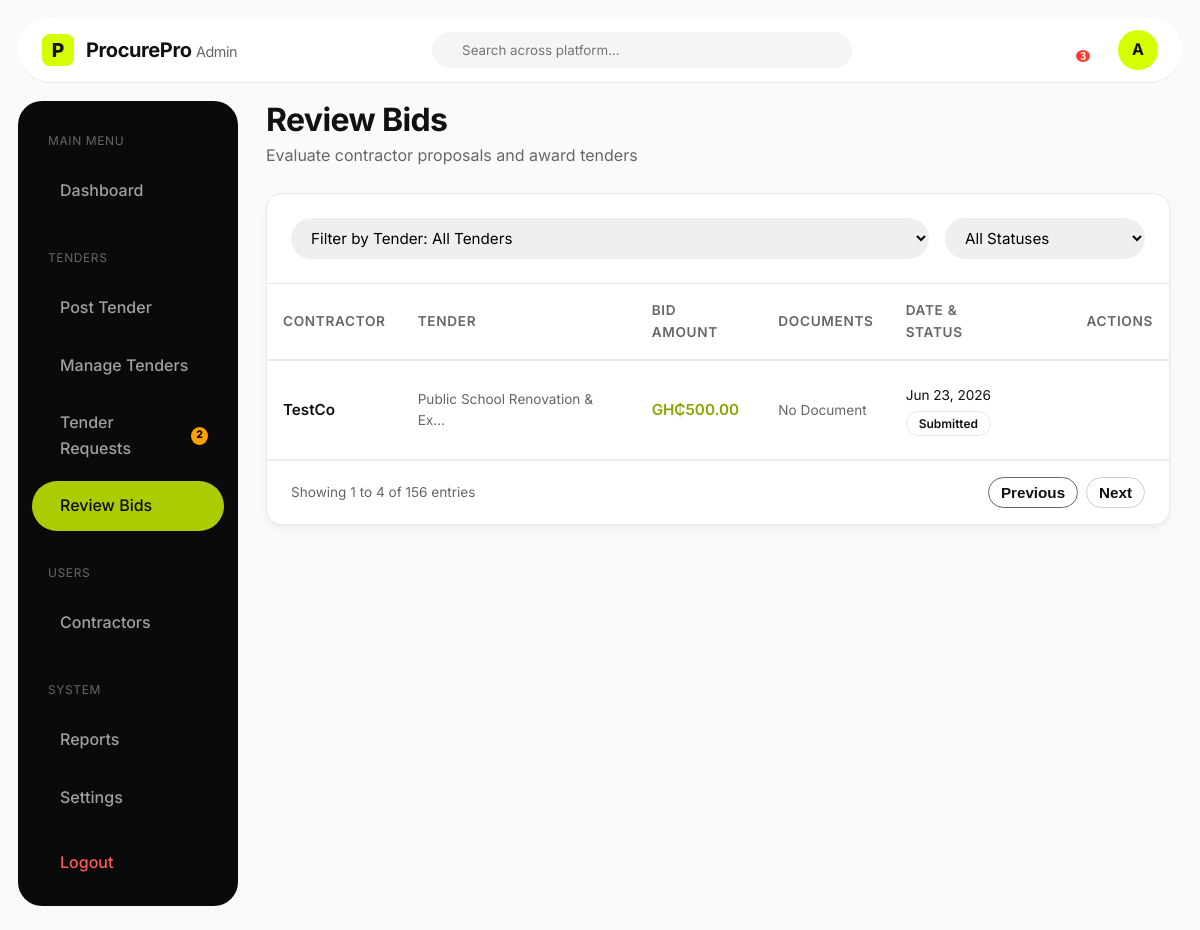
/admin-review-bids/ (signed in), run on the app's committed database.
### procurement/models.py (models this page shows, shortened)
class Bid(models.Model):
    class Status(models.TextChoices):
        SUBMITTED = 'SUBMITTED', _('Submitted')
        UNDER_REVIEW = 'UNDER_REVIEW', _('Under Review')
        ACCEPTED = 'ACCEPTED', _('Accepted')
        REJECTED = 'REJECTED', _('Rejected')
    tender = models.ForeignKey(Tender, on_delete=models.CASCADE, related_name='bids')
    contractor = models.ForeignKey(ContractorProfile, on_delete=models.CASCADE, related_name='bids')
    amount = models.DecimalField(max_digits=15, decimal_places=2)
    duration = models.CharField(max_length=100) # e.g., '6 Months'
    proposal_text = models.TextField()
    status = models.CharField(max_length=20, choices=Status.choices, default=Status.SUBMITTED)
    submitted_at = models.DateTimeField(auto_now_add=True)

class ContractorProfile(models.Model):
    class Status(models.TextChoices):
        PENDING = 'PENDING', _('Pending')
        APPROVED = 'APPROVED', _('Approved')
        SUSPENDED = 'SUSPENDED', _('Suspended')
    user = models.OneToOneField(User, on_delete=models.CASCADE, related_name='contractor_profile')
    company_name = models.CharField(max_length=255)
    license_number = models.CharField(max_length=100, unique=True, null=True, blank=True)
    phone = models.CharField(max_length=20, null=True, blank=True)
    address = models.TextField(null=True, blank=True)
    specialization = models.CharField(max_length=100, null=True, blank=True)
    experience_years = models.PositiveIntegerField(null=True, blank=True)
    status = models.CharField(max_length=20, choices=Status.choices, default=Status.PENDING)

class Tender(models.Model):
    class Status(models.TextChoices):
        OPEN = 'OPEN', _('Open')
        CLOSED = 'CLOSED', _('Closed')
        DRAFT = 'DRAFT', _('Draft')
    class Category(models.TextChoices):
        CONSTRUCTION = 'CONSTRUCTION', _('Construction')
        INFRASTRUCTURE = 'INFRASTRUCTURE', _('Infrastructure')
        ELECTRICAL = 'ELECTRICAL', _('Electrical/Energy')
        PLUMBING = 'PLUMBING', _('Plumbing')
        OTHER = 'OTHER', _('Other')
    admin = models.ForeignKey(AdminProfile, on_delete=models.SET_NULL, null=True, related_name='tenders_posted')
    title = models.CharField(max_length=255)
    description = models.TextField()
    location = models.CharField(max_length=255)
    budget_min = models.DecimalField(max_length=15, decimal_places=2, max_digits=15, null=True, blank=True)
    budget_max = models.DecimalField(max_length=15, decimal_places=2, max_digits=15, null=True, blank=True)
    category = models.CharField(max_length=50, choices=Category.choices)
    deadline = models.DateTimeField()
    status = models.CharField(max_length=20, choices=Status.choices, default=Status.DRAFT)
    created_at = models.DateTimeField(auto_now_add=True)
    updated_at = models.DateTimeField(auto_now=True)

### procurement/views.py (the view)
# urls.py: path('admin-review-bids/', views.admin_review_bids_view, name='admin_review_bids'),
@login_required
def admin_review_bids_view(request):
    from django.core.paginator import Paginator
    if not request.user.is_admin():
        return redirect('dashboard')
    bids_list = Bid.objects.filter(status__in=[Bid.Status.SUBMITTED, Bid.Status.UNDER_REVIEW]).order_by('submitted_at')
    paginator = Paginator(bids_list, 25)  # Show 25 bids per page
    page_number = request.GET.get('page', 1)
    page = paginator.get_page(page_number)
    return render(request, 'procurement/admin_review_bids.html', {'pending_bids': page, 'page_obj': page})

### procurement/models.py (called while the page is built)
    def is_admin(self):
        return self.role == self.Role.ADMIN and (self.is_staff or self.is_superuser)

### templates/procurement/admin_review_bids.html (shortened to what this page needs)
{% load static %}
<!DOCTYPE html>
<html lang="en">
<head>
    <link rel="stylesheet" href="{% static 'css/styles.css' %}">
</head>
<body class="dashboard-body admin-mode">
    <nav class="dash-top-nav admin-top-nav">
        <a href="{% url "home" %}" class="logo dash-logo">
            <div class="logo-icon">P</div>
            <span class="logo-text admin-logo-text">ProcurePro <span style="font-weight: 400; color: var(--text-muted); font-size: 0.9rem;">Admin</span></span>
        </a>
        <div class="dash-search admin-search">
            <input type="text" placeholder="Search across platform...">
        </div>
        <div class="dash-user-actions">
            <div class="notification-wrapper">
    <button class="notification-bell" id="notificationBtn">
        <span class="notification-badge">3</span>
    </button>
</div>
            <a href="{% url 'settings' %}" class="user-avatar" style="text-decoration: none; display: flex; align-items: center; justify-content: center;" style="background-color: var(--dark-bg); color: white;">A</a>
        </div>
    </nav>
    <div class="dash-layout">
        <aside class="dash-sidebar admin-sidebar">
            <div class="dash-nav">
                <p style="color: var(--text-muted); font-size: 0.75rem; text-transform: uppercase; letter-spacing: 0.05em; margin: 12px 16px 8px;">Main Menu</p>
                <a href="{% url 'admin_dashboard' %}" class="dash-nav-item admin-nav-item">
                    <span>Dashboard</span>
                </a>
                <p style="color: var(--text-muted); font-size: 0.75rem; text-transform: uppercase; letter-spacing: 0.05em; margin: 24px 16px 8px;">Tenders</p>
                <a href="{% url 'admin_post_tender' %}" class="dash-nav-item admin-nav-item">
                    <span>Post Tender</span>
                </a>
                <a href="{% url 'admin_manage_tenders' %}" class="dash-nav-item admin-nav-item">
                    <span>Manage Tenders</span>
                </a>
                <a href="{% url 'admin_tender_requests' %}" class="dash-nav-item admin-nav-item">
                    <span>Tender Requests</span>
                    {% if pending_requests_count > 0 %}
                    <span style="background: #FFA000; color: #000; border-radius: 50%; width: 18px; height: 18px; font-size: 0.65rem; display: flex; align-items: center; justify-content: center; margin-left: auto; font-weight: 800;">{{ pending_requests_count }}</span>
                    {% endif %}
                </a>
                <a href="{% url 'admin_review_bids' %}" class="dash-nav-item admin-nav-item active">
                    <span>Review Bids</span>
                </a>
                <p style="color: var(--text-muted); font-size: 0.75rem; text-transform: uppercase; letter-spacing: 0.05em; margin: 24px 16px 8px;">Users</p>
                <a href="{% url 'admin_contractors' %}" class="dash-nav-item admin-nav-item">
                    <span>Contractors</span>
                </a>
                <p style="color: var(--text-muted); font-size: 0.75rem; text-transform: uppercase; letter-spacing: 0.05em; margin: 24px 16px 8px;">System</p>
                <a href="{% url 'admin_reports' %}" class="dash-nav-item admin-nav-item">
                    <span>Reports</span>
                </a>
                <a href="{% url 'settings' %}" class="dash-nav-item admin-nav-item">
                    <span>Settings</span>
                </a>
            </div>
            <div class="dash-nav mt-4">
                <a href="{% url 'logout' %}" class="dash-nav-item logout">
                    <span>Logout</span>
                </a>
            </div>
        </aside>
        <main class="dash-main">
            <div class="dash-header">
                <h1 style="color: var(--text-main);">Review Bids</h1>
                <p>Evaluate contractor proposals and award tenders</p>
            </div>
            <div class="content-card" style="padding: 0; overflow: hidden;">
                <div style="padding: 24px; border-bottom: 1px solid #EAEAEA; display: flex; gap: 16px; align-items: center; flex-wrap: wrap;">
                    <select class="form-input" style="flex: 1; min-width: 200px; padding: 10px 16px; border-radius: var(--radius-pill);">
                        <option value="all">Filter by Tender: All Tenders</option>
                    </select>
                    <select class="form-input" style="width: 200px; padding: 10px 16px; border-radius: var(--radius-pill);">
                        <option value="all">All Statuses</option>
                    </select>
                </div>
                <div style="overflow-x: auto;">
                    <table class="admin-table">
                        <thead>
                            <tr>
                                <th>Contractor</th>
                                <th>Tender</th>
                                <th>Bid Amount</th>
                                <th>Documents</th>
                                <th>Date & Status</th>
                                <th style="text-align: right;">Actions</th>
                            </tr>
                        </thead>
                        <tbody>
                            {% for bid in pending_bids %}
                            <tr {% if bid.status == 'ACCEPTED' %}style="background-color: rgba(0, 200, 83, 0.02);"{% elif bid.status == 'REJECTED' %}style="background-color: #FAFAFA;"{% endif %}>
                                <td style="font-weight: 600; color: var(--text-main);">{{ bid.contractor.company_name }}</td>
                                <td style="color: var(--text-muted); font-size: 0.85rem;">{{ bid.tender.title|truncatechars:30 }}</td>
                                <td style="font-weight: 600; color: {% if bid.status == 'REJECTED' %}var(--text-muted); text-decoration: line-through;{% else %}#88A600;{% endif %}">GH₵{{ bid.amount }}</td>
                                <td>
                                    {% if bid.proposal_document %}
                                    <a href="{{ bid.proposal_document.url }}" target="_blank" style="color: var(--text-muted); display: inline-flex; align-items: center; gap: 4px; font-size: 0.85rem; text-decoration: none;"><i class="ph ph-file-pdf"></i> View Doc</a>
                                    {% else %}
                                    <span style="color: var(--text-muted); font-size: 0.85rem;">No Document</span>
                                    {% endif %}
                                </td>
                                <td>
                                    <div style="font-size: 0.85rem; margin-bottom: 4px;">{{ bid.submitted_at|date:"M d, Y" }}</div>
                                    {% if bid.status == 'SUBMITTED' %}
                                        <span class="badge-outline" style="border: 1px solid #EAEAEA; background-color: white; color: var(--text-main);">Submitted</span>
                                    {% elif bid.status == 'UNDER_REVIEW' %}
                                        <span class="badge-outline badge-outline-yellow">Under Review</span>
                                    {% elif bid.status == 'ACCEPTED' %}
                                        <span class="badge-outline badge-outline-green">Accepted</span>
                                    {% else %}
                                        <span class="badge-outline" style="border: 1px solid #FFCDD2; color: #D32F2F;">Rejected</span>
                                    {% endif %}
                                </td>
                                <td style="text-align: right;">
                                    <a href="#" class="action-icon warning" title="Mark Under Review"></a>
                                    <a href="#" class="action-icon success" title="Accept Bid"></a>
                                    <a href="#" class="action-icon danger" title="Reject Bid"></a>
                                </td>
                            </tr>
                            {% empty %}
                            <tr>
                                <td colspan="6" style="text-align: center; padding: 30px; color: var(--text-muted);">No pending bids found.</td>
                            </tr>
                            {% endfor %}
                        </tbody>
                    </table>
                </div>
                <div style="padding: 16px 24px; border-top: 1px solid #EAEAEA; display: flex; justify-content: space-between; align-items: center; color: var(--text-muted); font-size: 0.85rem;">
                    <div>Showing 1 to 4 of 156 entries</div>
                    <div style="display: flex; gap: 8px;">
                        <button class="btn btn-outline" style="padding: 6px 12px;" disabled>Previous</button>
                        <button class="btn btn-outline" style="padding: 6px 12px; border-color: #ccc; color: var(--text-main);">Next</button>
                    </div>
                </div>
            </div>
        </main>
    </div>
</body>
</html>

### templates/procurement/admin_review_bids.html (style rules this page uses)
.admin-sidebar { background-color: #0A0A0A; }
.admin-nav-item.active { background-color: #AACC00; color: #0A0A0A; }
.admin-top-nav { border-bottom: 1px solid #EAEAEA; background-color: white; box-shadow: none; color: var(--text-main); }
.admin-logo-text { color: var(--text-main); }
.admin-search { background-color: #F5F5F5; }
.admin-search input { color: var(--text-main); }
.dashboard-body.admin-mode { background-color: #F9FAFB; }
.admin-table { width: 100%; border-collapse: collapse; }
.admin-table th { padding: 16px; text-align: left; font-weight: 600; color: var(--text-muted); border-bottom: 2px solid #EAEAEA; font-size: 0.85rem; text-transform: uppercase; letter-spacing: 0.05em; }
.admin-table td { padding: 16px; border-bottom: 1px solid #F0F0F0; font-size: 0.95rem; vertical-align: middle; }
.action-icon { display: inline-flex; align-items: center; justify-content: center; width: 32px; height: 32px; border-radius: 8px; color: var(--text-muted); transition: all 0.2s; cursor: pointer; text-decoration: none; }

### data on the page
Bid: contractor.company_name "TestCo", tender "Public School Renovation & Ex…", amount "500.00", submitted_at "Jun 23, 2026", status "Submitted"

### other printed values
{{ pending_requests_count }} "2"
